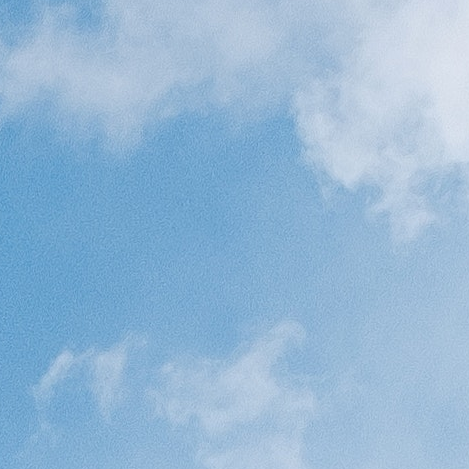
#> input picture src/cropped/lighthouse/lighthouse_crop14.png, 469 x 469 px
$ python bilateral.py
#> lines starting #> are read from the running program, lines starting #| are printed output that depends on the picture
import cv2

img = cv2.imread("cropped/lighthouse/lighthouse_crop14.png", 0)
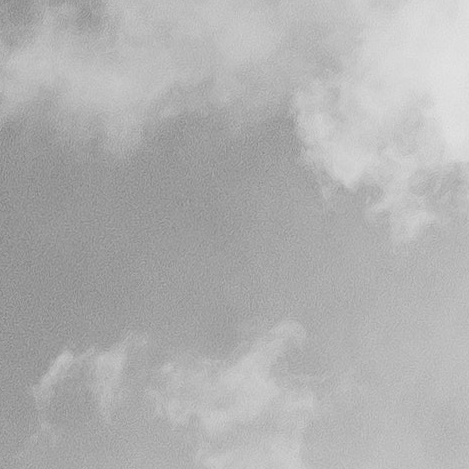
#> img: shape (469, 469); min 129, max 228, mean 176.2
size = img.shape[0]
#> size = 469
sigma = int(size * 0.028)
#> sigma = 13
imgnew = cv2.bilateralFilter(img, 10, sigma, sigma)
imgnew = cv2.bilateralFilter(imgnew, 20, sigma, sigma)
cv2.imwrite("10d2lx.png", imgnew)

$ run again, with src/cropped/lighthouse/lighthouse_crop0.png copied over src/cropped/lighthouse/lighthouse_crop14.png
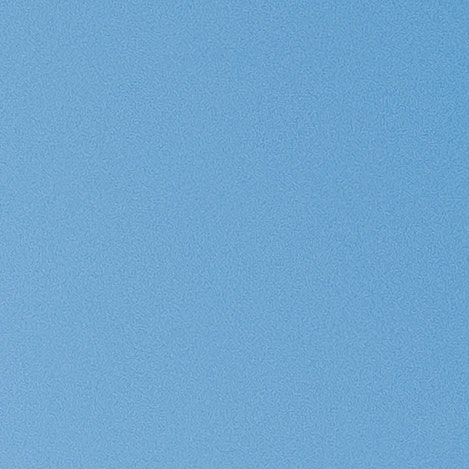
#> input picture src/cropped/lighthouse/lighthouse_crop0.png, 469 x 469 px
#> `img = cv2.imread("cropped/lighthouse/lighthouse_crop14.png", 0)`:
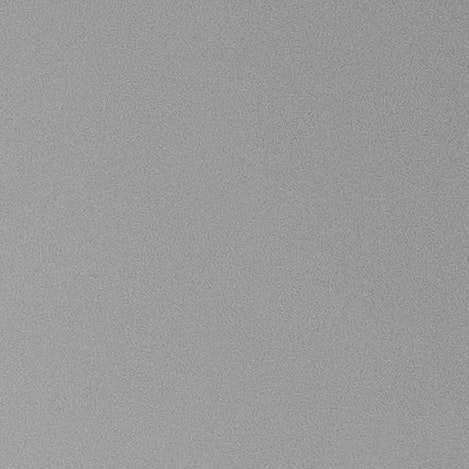
#> img: shape (469, 469); min 123, max 182, mean 154
